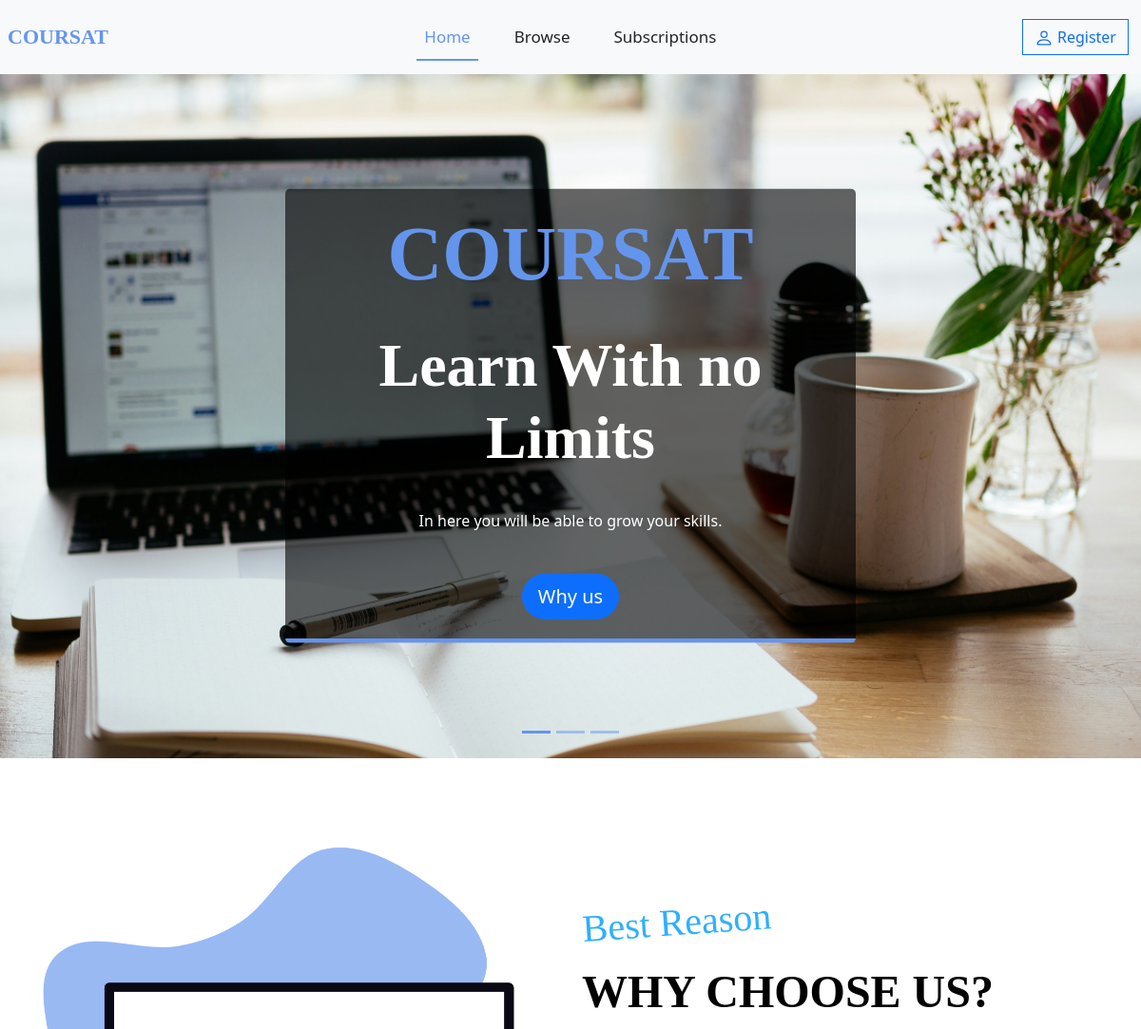
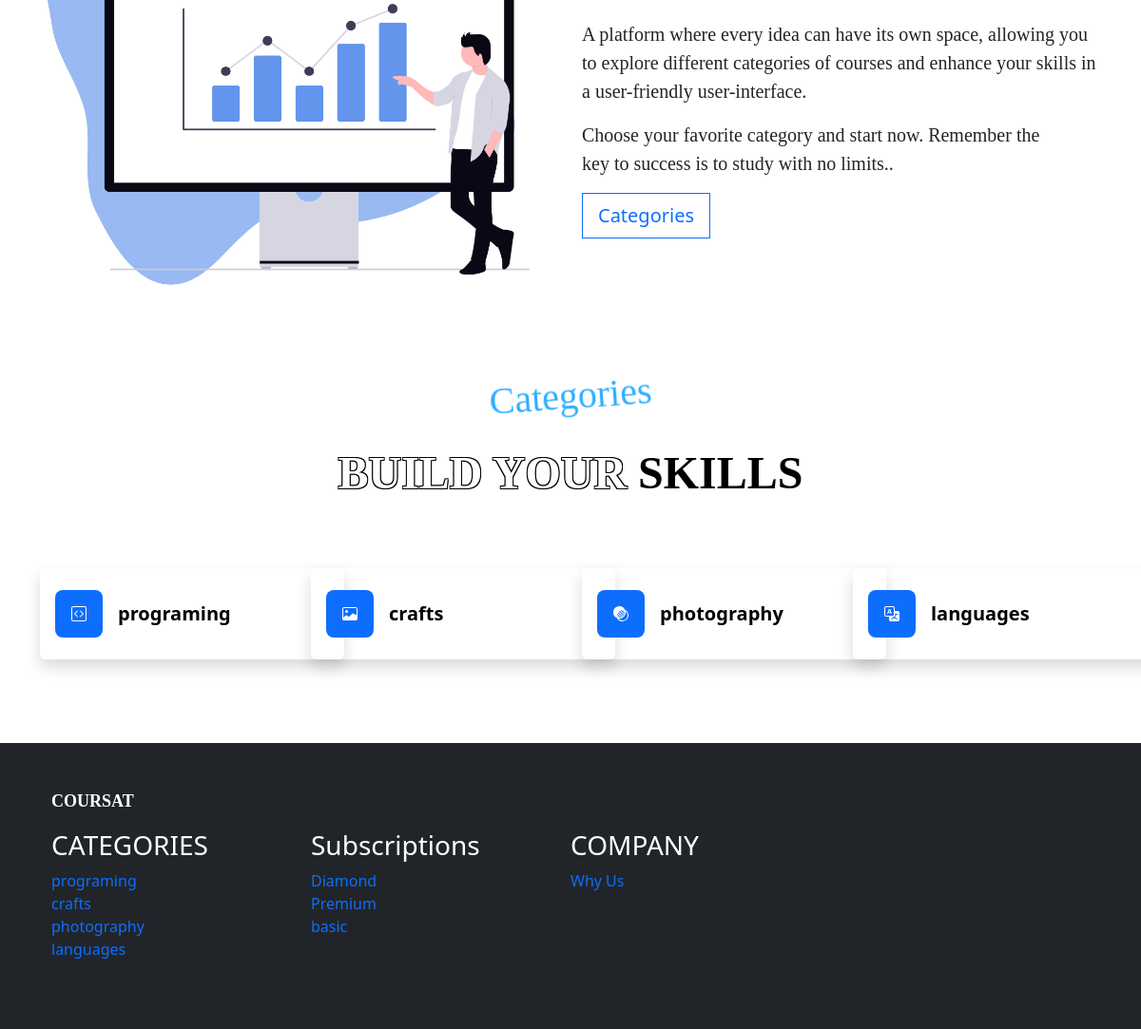
The page / on the database its author committed (2 pictures, top to bottom).
### tables this page shows
CREATE TABLE IF NOT EXISTS `categories` (
  `id` int NOT NULL AUTO_INCREMENT,
  `categ_name` varchar(100) NOT NULL,
  `categ_icon` blob,
  PRIMARY KEY (`id`),
  UNIQUE KEY `categ_name` (`categ_name`)
);

CREATE TABLE IF NOT EXISTS `subscription` (
  `id` int NOT NULL AUTO_INCREMENT,
  `sub_name` varchar(20) NOT NULL,
  `sub_price` decimal(10,0) NOT NULL,
  `sub_max` int NOT NULL,
  `level` int NOT NULL,
  PRIMARY KEY (`id`),
  UNIQUE KEY `sub_name` (`sub_name`)
);

### categ.php (the view, shortened to what this page needs)
<section id="cards">
        <div style="text-align: center;">
          <h1 class="display-6 py-1">
            <p class="curse">
                Categories
            </p>
          </h1>
          <h1 class="display-5 " >
            <span class="stroke">
              BUILD YOUR
            </span>
              SKILLS
          </h1>
        </div>
        <br>
        <br>
        <div class="container py-3 ">
          <div class="row text-center align-items-center">
            <?php
            $query = "SELECT * FROM categories";
            $result = mysqli_query($conn, $query);
            while ($row = mysqli_fetch_assoc($result) ) {
              if (isset($row['categ_name'])) {
                echo '<div class="col-12 col-md-6 col-lg-3 mb-4">
                          <a href="browse.php#'.$row['id'].'" style="text-decoration: none;"><div class="cb-c text-center border-0 shadow rounded p-3 d-flex flex-row align-items-center mx-auto">
                          <div class="icon-box bg-primary text-white d-flex align-items-center justify-content-center me-3">
                            '.$row['categ_icon'].'
                          </div>
                          <h5 class="tit fw-bold mb-0" >
                          '.$row['categ_name'].'
                          </h5>
                       </div></a>
                      </div>';
                }
                else {
                 echo "Required fields are missing in the row.";
                  }
              }
            ?>
          </div>
        </div>
      </section>

### footer.php (shortened to what this page needs)
<footer class="text-center bg-dark text-lg-start mt-xl-5 pt-4">
    <div class="container p-4">
        <div class="row mb-4 d-flex align-items-center">
            <div class="col-lg-6 text-lg-start text-center mb-3 mb-lg-0">
                <p style="font-family: 'Red Hat Display', serif; font-weight: bolder; color: #ffffff; font-size: large;">COURSAT</p>
            </div>
        <div class="row">
            <div class="col-lg-3 col-md-6 mb-4 mb-lg-0">
                <h3 style="color: #ffffff;">CATEGORIES</h3>
                <ul class="list-unstyled mb-4">
                <?php
                $query = "SELECT * FROM categories";
                $result = mysqli_query($conn, $query);
                while ($row = mysqli_fetch_assoc($result) ) {
                    echo '<li><a href="browse.php#'.$row['id'].'" class="footer__link">'.$row['categ_name'].'</a></li>';
                        }
?>
                </ul>
            </div>
            <div class="col-lg-3 col-md-6 mb-4 mb-lg-0">
                <h3 style="color: #ffffff;">Subscriptions</h3>
                <ul class="list-unstyled">
                <?php
                $query = "SELECT * FROM subscription";
                $result = mysqli_query($conn, $query);
                while ($row = mysqli_fetch_assoc($result) ) {
                    echo '<li><a href="subscription.php" class="footer__link">'.$row['sub_name'].'</a></li>';
                    }
?>
                </ul>
            </div>
            <div class="col-lg-3 col-md-6 mb-4 mb-lg-0">
                <h3 style="color: #ffffff;">COMPANY</h3>
                <ul class="list-unstyled">
                    <li><a href="index.php#whyus" class="footer__link">Why Us</a></li>
                </ul>
            </div>
        </div>
    </div>
</footer>

### css/style.css (style rules this page uses)
.stroke { color: rgb(255, 255, 255); text-shadow: -1px -1px 0 #000000, 1px -1px 0 #000000, -1px 1px 0 #000000, 1px 1px 0 #000000; }
.footer__link { text-decoration: none; }
.display-5 { font-family:Red Hat Display, serif; color:rgb(0, 0, 0); font-weight: bold; }
.curse { font-family: kaushan script,cursive; color:rgb(47, 175, 255); transform: rotate(-4deg) ; }
.cb-c { width: 20rem; height: 6rem; transition: all 0.2s; }
.icon-box { width: 50px; height: 50px; border-radius: 8px; }
.tit { color: black; }

### rows shown on the page
categories: categ_name "programing"
categories: categ_name "crafts"
categories: categ_name "photography"
categories: categ_name "languages"
subscription: sub_name "Diamond"
subscription: sub_name "Premium"
subscription: sub_name "basic"
